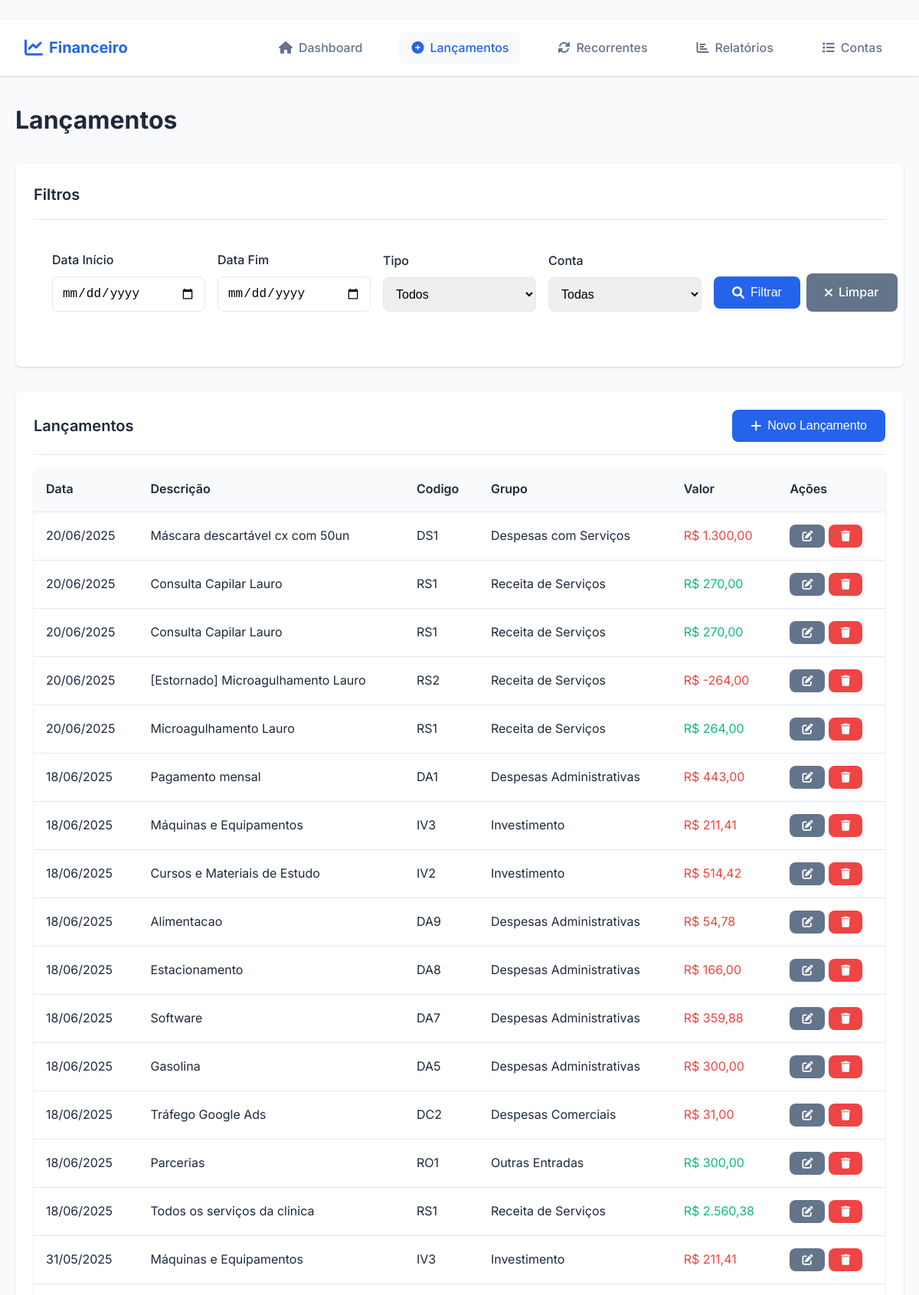
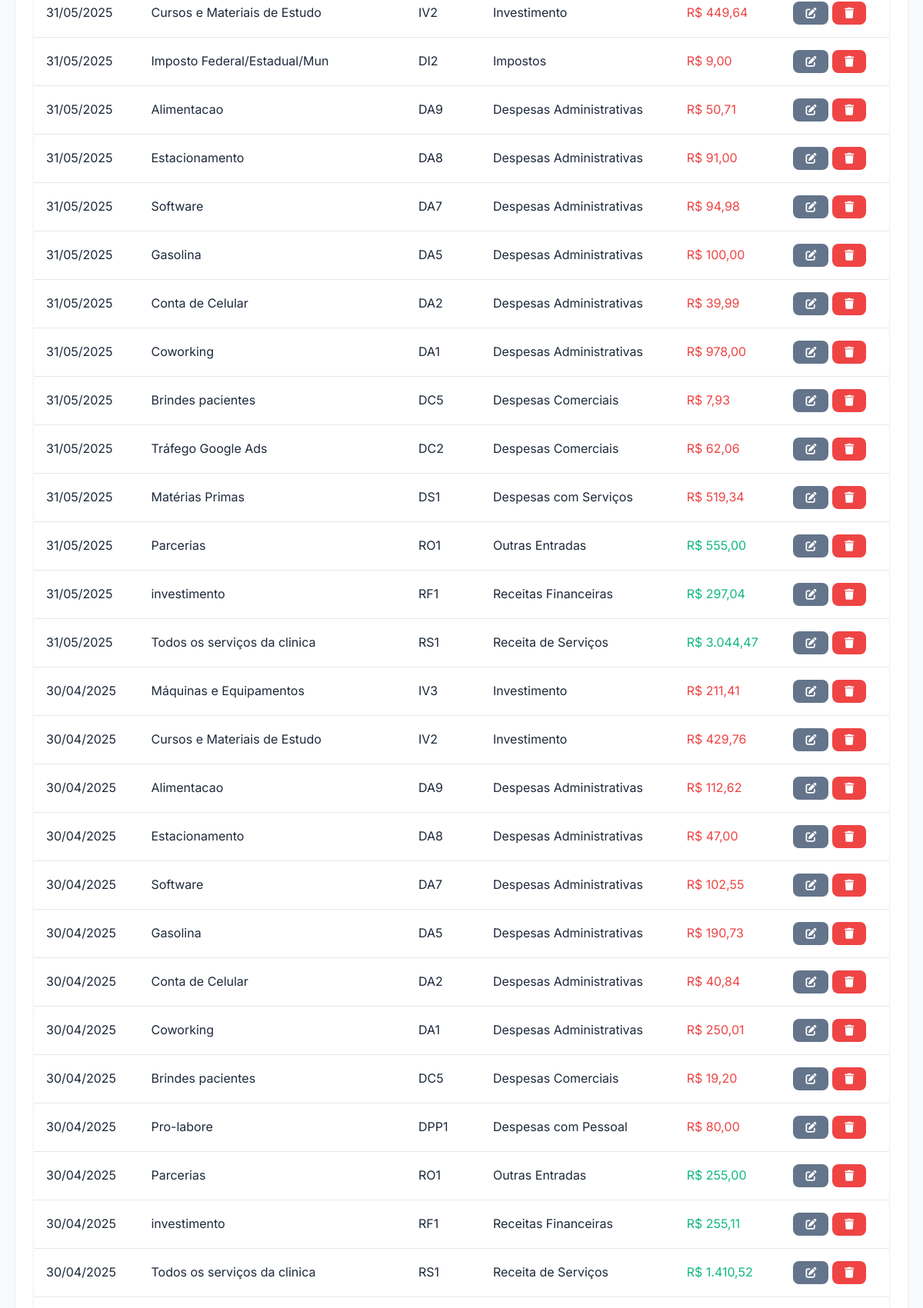
The app's page /painel/controle_financeiro_app/pages/lancamentos.php (signed in, upper part) with its own data (2 pictures, top to bottom).
### tables this page shows
CREATE TABLE `lancamentos` (
  `id` int(11) NOT NULL,
  `token_emp` varchar(50) DEFAULT NULL,
  `data_lancamento` date NOT NULL,
  `conta_id` int(11) NOT NULL,
  `descricao` varchar(255) NOT NULL,
  `recorrente` varchar(15) NOT NULL,
  `valor` decimal(10,2) NOT NULL,
  `observacoes` text DEFAULT NULL,
  `feitopor` varchar(150) NOT NULL,
  `created_at` timestamp NOT NULL DEFAULT current_timestamp(),
  `updated_at` timestamp NOT NULL DEFAULT current_timestamp() ON UPDATE current_timestamp()
);

CREATE TABLE `contas` (
  `id` int(11) NOT NULL,
  `codigo` varchar(10) NOT NULL,
  `descricao` varchar(255) NOT NULL,
  `tipo_id` int(11) NOT NULL,
  `grupo_id` int(11) NOT NULL,
  `sub_grupo_id` int(11) DEFAULT NULL,
  `ativa` tinyint(1) DEFAULT 1,
  `created_at` timestamp NOT NULL DEFAULT current_timestamp()
);

CREATE TABLE `grupos_contas` (
  `id` int(11) NOT NULL,
  `nome` varchar(100) NOT NULL,
  `tipo_id` int(11) NOT NULL,
  `created_at` timestamp NOT NULL DEFAULT current_timestamp()
);

### painel/controle_financeiro_app/includes/config.php (called while the page is built, shortened)
<?php
function formatMoney($value) {
    return 'R$ ' . number_format($value, 2, ',', '.');
}
function formatDate($date) {
    return date('d/m/Y', strtotime($date));
}
?>

### painel/controle_financeiro_app/pages/lancamentos.php (the view, shortened to what this page needs)
<?php
require_once '../includes/config.php';
include '../includes/header.php';
try {
    $pdo = getConnection();
    $where = "l.token_emp = ?";
    $params = [$_SESSION['token_emp']];
    $stmt = $pdo->prepare("
        SELECT
            l.id,
            l.data_lancamento,
            l.conta_id,
            l.descricao,
            l.recorrente,
            l.valor,
            l.observacoes,
            c.codigo,
            c.descricao as conta_descricao,
            t.nome as tipo,
            g.nome as grupo
        FROM lancamentos l
        JOIN contas c ON l.conta_id = c.id
        JOIN tipos t ON c.tipo_id = t.id
        JOIN grupos_contas g ON c.grupo_id = g.id
        WHERE $where
        ORDER BY l.data_lancamento DESC, l.id DESC
    ");
    $stmt->execute($params);
    $lancamentos = $stmt->fetchAll();
} catch (Exception $e) {
    $error = "Erro ao carregar dados: " . $e->getMessage();
}
?>
<div class="card mb-4">
    <div class="card-header">
        <h3 class="card-title">Filtros</h3>
    </div>
    <form method="GET" class="form-row">
        <div class="form-group">
            <label class="form-label">Data Início</label>
            <input type="date" name="data_inicio" class="form-control" value="<?php echo $_GET['data_inicio'] ?? ''; ?>">
        </div>
        <div class="form-group">
            <label class="form-label">Data Fim</label>
            <input type="date" name="data_fim" class="form-control" value="<?php echo $_GET['data_fim'] ?? ''; ?>">
        </div>
        <div class="form-group">
            <label class="form-label">Tipo</label>
            <select name="tipo" class="form-control">
                <option value="">Todos</option>
            </select>
        </div>
        <div class="form-group">
            <label class="form-label">Conta</label>
            <select name="conta_id" class="form-control">
                <option value="">Todas</option>
            </select>
        </div>
        <div class="form-group d-flex align-center">
            <button type="submit" class="btn btn-primary">
                <i class="fas fa-search"></i> Filtrar
            </button>
            <a href="lancamentos.php" class="btn btn-secondary ml-2">
                <i class="fas fa-times"></i> Limpar
            </a>
        </div>
    </form>
</div>
<div class="card">
    <div class="card-header">
        <h3 class="card-title">Lançamentos</h3>
        <button onclick="openModal('modalLancamento')" class="btn btn-primary">
            <i class="fas fa-plus"></i> Novo Lançamento
        </button>
    </div>
    <?php if (!empty($lancamentos)): ?>
        <div class="table-container">
            <table class="table" id="tabelaLancamentos">
                <thead>
                    <tr>
                        <th>Data</th>
                        <th>Descrição</th>
                        <th>Codigo</th>
                        <th>Grupo</th>
                        <th>Valor</th>
                        <th>Ações</th>
                    </tr>
                </thead>
                <tbody>
                    <?php foreach ($lancamentos as $lancamento):
                        if($lancamento['recorrente'] == 'sim'){
                            $class_rept = '<i class="fas fa-sync-alt"></i> ';
                        }else{
                            $class_rept = '';
                        }?>
                        <tr>
                            <td><?php echo formatDate($lancamento['data_lancamento']); ?></td>
                            <td>
                            <?php echo $class_rept; ?></i><?php echo htmlspecialchars($lancamento['descricao']); ?>
                            </td>
                            <td>
                                <span class="badge <?php echo $lancamento['tipo'] == 'Receita' && $lancamento['codigo'] != 'RS2' ? 'bg-success' : 'bg-danger'; ?>">
                                    <?php echo $lancamento['codigo']; ?>
                                </span>
                            </td>
                            <td><?php echo htmlspecialchars($lancamento['grupo']); ?></td>
                            <td class="<?php echo $lancamento['tipo'] == 'Receita' && $lancamento['codigo'] != 'RS2' ? 'text-success' : 'text-danger'; ?>">
                                <?php echo formatMoney($lancamento['valor']); ?>
                            </td>
                            <td>
                                <button onclick="editarLancamento(<?php echo htmlspecialchars(json_encode($lancamento)); ?>)"
                                        class="btn btn-sm btn-secondary">
                                    <i class="fas fa-edit"></i>
                                </button>
                                <form method="POST" style="display: inline;" onsubmit="return confirmDelete()">
                                    <button type="submit" class="btn btn-sm btn-danger">
                                        <i class="fas fa-trash"></i>
                                    </button>
                                </form>
                            </td>
                        </tr>
                    <?php endforeach; ?>
                </tbody>
            </table>
        </div>
    <?php else: ?>
        <p class="text-muted text-center">Nenhum lançamento encontrado.</p>
    <?php endif; ?>
</div>
<?php include '../includes/footer.php'; ?>

### painel/controle_financeiro_app/css/style.css (style rules this page uses)
:root { --primary-color: #2563eb; --primary-dark: #1d4ed8; --secondary-color: #64748b; --success-color: #10b981; --danger-color: #ef4444; --warning-color: #f59e0b; --light-color: #f8fafc; --dark-color: #1e293b; --border-color: #e2e8f0; --shadow: 0 1px 3px 0 rgba(0, 0, 0, 0.1), 0 1px 2px 0 rgba(0, 0, 0, 0.06); --shadow-lg: 0 10px 15px -3px rgba(0, 0, 0, 0.1), 0 4px 6px -2px rgba(0, 0, 0, 0.05); --border-radius: 8px; --transition: all 0.3s ease; }
* { margin: 0; padding: 0; box-sizing: border-box; }
body { font-family: 'Inter', sans-serif; background-color: var(--light-color); color: var(--dark-color); line-height: 1.6; }
.card { background: white; border-radius: var(--border-radius); box-shadow: var(--shadow); padding: 1.5rem; margin-bottom: 1.5rem; transition: var(--transition); }
.card-header { display: flex; justify-content: space-between; align-items: center; margin-bottom: 1rem; padding-bottom: 1rem; border-bottom: 1px solid var(--border-color); }
.card-title { font-size: 1.25rem; font-weight: 600; color: var(--dark-color); }
.form-group { margin-bottom: 1.5rem; }
.form-label { display: block; margin-bottom: 0.5rem; font-weight: 500; color: var(--dark-color); }
.form-control { width: 100%; padding: 0.75rem; border: 1px solid var(--border-color); border-radius: var(--border-radius); font-size: 1rem; transition: var(--transition); }
.form-row { display: grid; grid-template-columns: repeat(auto-fit, minmax(200px, 1fr)); gap: 1rem; }
.btn { display: inline-flex; align-items: center; gap: 0.5rem; padding: 0.75rem 1.5rem; border: none; border-radius: var(--border-radius); font-size: 1rem; font-weight: 500; text-decoration: none; cursor: pointer; transition: var(--transition); text-align: center; }
.btn-primary { background: var(--primary-color); color: white; }
.btn-danger { background: var(--danger-color); color: white; }
.btn-secondary { background: var(--secondary-color); color: white; }
.btn-sm { padding: 0.5rem 1rem; font-size: 0.875rem; }
.table-container { overflow-x: auto; border-radius: var(--border-radius); box-shadow: var(--shadow); }
.table { width: 100%; border-collapse: collapse; background: white; }
.table th, .table td { padding: 1rem; text-align: left; border-bottom: 1px solid var(--border-color); }
.table th { background: var(--light-color); font-weight: 600; color: var(--dark-color); }
.text-success { color: var(--success-color); }
.text-danger { color: var(--danger-color); }
.mb-4 { margin-bottom: 2rem; }
.d-flex { display: flex; }
.align-center { align-items: center; }

### painel/controle_financeiro_app/pages/lancamentos.php (style rules this page uses)
.ml-2 { margin-left: 0.5rem; }
.form-row { display: grid; grid-template-columns: repeat(auto-fit, minmax(200px, 1fr)); gap: 1rem; align-items: end; padding: 1.5rem; }

### records on screen
lancamentos: data_lancamento "20/06/2025", descricao "Máscara descartável cx com 50un", conta.codigo "DS1", grupos_contas.nome "Despesas com Serviços", valor "R$ 1.300,00"
lancamentos: data_lancamento "20/06/2025", descricao "Consulta Capilar Lauro", conta.codigo "RS1", grupos_contas.nome "Receita de Serviços", valor "R$ 270,00"
lancamentos: data_lancamento "20/06/2025", descricao "Consulta Capilar Lauro", conta.codigo "RS1", grupos_contas.nome "Receita de Serviços", valor "R$ 270,00"
lancamentos: data_lancamento "20/06/2025", descricao "[Estornado] Microagulhamento Lauro", conta.codigo "RS2", grupos_contas.nome "Receita de Serviços", valor "R$ -264,00"
lancamentos: data_lancamento "20/06/2025", descricao "Microagulhamento Lauro", conta.codigo "RS1", grupos_contas.nome "Receita de Serviços", valor "R$ 264,00"
lancamentos: data_lancamento "18/06/2025", descricao "Pagamento mensal", conta.codigo "DA1", grupos_contas.nome "Despesas Administrativas", valor "R$ 443,00"
lancamentos: data_lancamento "18/06/2025", descricao "Máquinas e Equipamentos", conta.codigo "IV3", grupos_contas.nome "Investimento", valor "R$ 211,41"
lancamentos: data_lancamento "18/06/2025", descricao "Cursos e Materiais de Estudo", conta.codigo "IV2", grupos_contas.nome "Investimento", valor "R$ 514,42"
lancamentos: data_lancamento "18/06/2025", descricao "Alimentacao", conta.codigo "DA9", grupos_contas.nome "Despesas Administrativas", valor "R$ 54,78"
lancamentos: data_lancamento "18/06/2025", descricao "Estacionamento", conta.codigo "DA8", grupos_contas.nome "Despesas Administrativas", valor "R$ 166,00"
lancamentos: data_lancamento "18/06/2025", descricao "Software", conta.codigo "DA7", grupos_contas.nome "Despesas Administrativas", valor "R$ 359,88"
lancamentos: data_lancamento "18/06/2025", descricao "Gasolina", conta.codigo "DA5", grupos_contas.nome "Despesas Administrativas", valor "R$ 300,00"
lancamentos: data_lancamento "18/06/2025", descricao "Tráfego Google Ads", conta.codigo "DC2", grupos_contas.nome "Despesas Comerciais", valor "R$ 31,00"
lancamentos: data_lancamento "18/06/2025", descricao "Parcerias", conta.codigo "RO1", grupos_contas.nome "Outras Entradas", valor "R$ 300,00"
lancamentos: data_lancamento "18/06/2025", descricao "Todos os serviços da clinica", conta.codigo "RS1", grupos_contas.nome "Receita de Serviços", valor "R$ 2.560,38"
lancamentos: data_lancamento "31/05/2025", descricao "Máquinas e Equipamentos", conta.codigo "IV3", grupos_contas.nome "Investimento", valor "R$ 211,41"
lancamentos: data_lancamento "31/05/2025", descricao "Cursos e Materiais de Estudo", conta.codigo "IV2", grupos_contas.nome "Investimento", valor "R$ 449,64"
lancamentos: data_lancamento "31/05/2025", descricao "Imposto Federal/Estadual/Mun", conta.codigo "DI2", grupos_contas.nome "Impostos", valor "R$ 9,00"
lancamentos: data_lancamento "31/05/2025", descricao "Alimentacao", conta.codigo "DA9", grupos_contas.nome "Despesas Administrativas", valor "R$ 50,71"
lancamentos: data_lancamento "31/05/2025", descricao "Estacionamento", conta.codigo "DA8", grupos_contas.nome "Despesas Administrativas", valor "R$ 91,00"
lancamentos: data_lancamento "31/05/2025", descricao "Software", conta.codigo "DA7", grupos_contas.nome "Despesas Administrativas", valor "R$ 94,98"
lancamentos: data_lancamento "31/05/2025", descricao "Gasolina", conta.codigo "DA5", grupos_contas.nome "Despesas Administrativas", valor "R$ 100,00"
lancamentos: data_lancamento "31/05/2025", descricao "Conta de Celular", conta.codigo "DA2", grupos_contas.nome "Despesas Administrativas", valor "R$ 39,99"
lancamentos: data_lancamento "31/05/2025", descricao "Coworking", conta.codigo "DA1", grupos_contas.nome "Despesas Administrativas", valor "R$ 978,00"
lancamentos: data_lancamento "31/05/2025", descricao "Brindes pacientes", conta.codigo "DC5", grupos_contas.nome "Despesas Comerciais", valor "R$ 7,93"
lancamentos: data_lancamento "31/05/2025", descricao "Tráfego Google Ads", conta.codigo "DC2", grupos_contas.nome "Despesas Comerciais", valor "R$ 62,06"
lancamentos: data_lancamento "31/05/2025", descricao "Matérias Primas", conta.codigo "DS1", grupos_contas.nome "Despesas com Serviços", valor "R$ 519,34"
lancamentos: data_lancamento "31/05/2025", descricao "Parcerias", conta.codigo "RO1", grupos_contas.nome "Outras Entradas", valor "R$ 555,00"
lancamentos: data_lancamento "31/05/2025", descricao "investimento", conta.codigo "RF1", grupos_contas.nome "Receitas Financeiras", valor "R$ 297,04"
lancamentos: data_lancamento "31/05/2025", descricao "Todos os serviços da clinica", conta.codigo "RS1", grupos_contas.nome "Receita de Serviços", valor "R$ 3.044,47"
lancamentos: data_lancamento "30/04/2025", descricao "Máquinas e Equipamentos", conta.codigo "IV3", grupos_contas.nome "Investimento", valor "R$ 211,41"
lancamentos: data_lancamento "30/04/2025", descricao "Cursos e Materiais de Estudo", conta.codigo "IV2", grupos_contas.nome "Investimento", valor "R$ 429,76"
lancamentos: data_lancamento "30/04/2025", descricao "Alimentacao", conta.codigo "DA9", grupos_contas.nome "Despesas Administrativas", valor "R$ 112,62"
lancamentos: data_lancamento "30/04/2025", descricao "Estacionamento", conta.codigo "DA8", grupos_contas.nome "Despesas Administrativas", valor "R$ 47,00"
lancamentos: data_lancamento "30/04/2025", descricao "Software", conta.codigo "DA7", grupos_contas.nome "Despesas Administrativas", valor "R$ 102,55"
lancamentos: data_lancamento "30/04/2025", descricao "Gasolina", conta.codigo "DA5", grupos_contas.nome "Despesas Administrativas", valor "R$ 190,73"
lancamentos: data_lancamento "30/04/2025", descricao "Conta de Celular", conta.codigo "DA2", grupos_contas.nome "Despesas Administrativas", valor "R$ 40,84"
lancamentos: data_lancamento "30/04/2025", descricao "Coworking", conta.codigo "DA1", grupos_contas.nome "Despesas Administrativas", valor "R$ 250,01"
lancamentos: data_lancamento "30/04/2025", descricao "Brindes pacientes", conta.codigo "DC5", grupos_contas.nome "Despesas Comerciais", valor "R$ 19,20"
lancamentos: data_lancamento "30/04/2025", descricao "Pro-labore", conta.codigo "DPP1", grupos_contas.nome "Despesas com Pessoal", valor "R$ 80,00"
lancamentos: data_lancamento "30/04/2025", descricao "Parcerias", conta.codigo "RO1", grupos_contas.nome "Outras Entradas", valor "R$ 255,00"
lancamentos: data_lancamento "30/04/2025", descricao "investimento", conta.codigo "RF1", grupos_contas.nome "Receitas Financeiras", valor "R$ 255,11"
lancamentos: data_lancamento "30/04/2025", descricao "Todos os serviços da clinica", conta.codigo "RS1", grupos_contas.nome "Receita de Serviços", valor "R$ 1.410,52"

### other values on screen
APP_NAME "Financeiro"
$pageTitle "Lançamentos"
